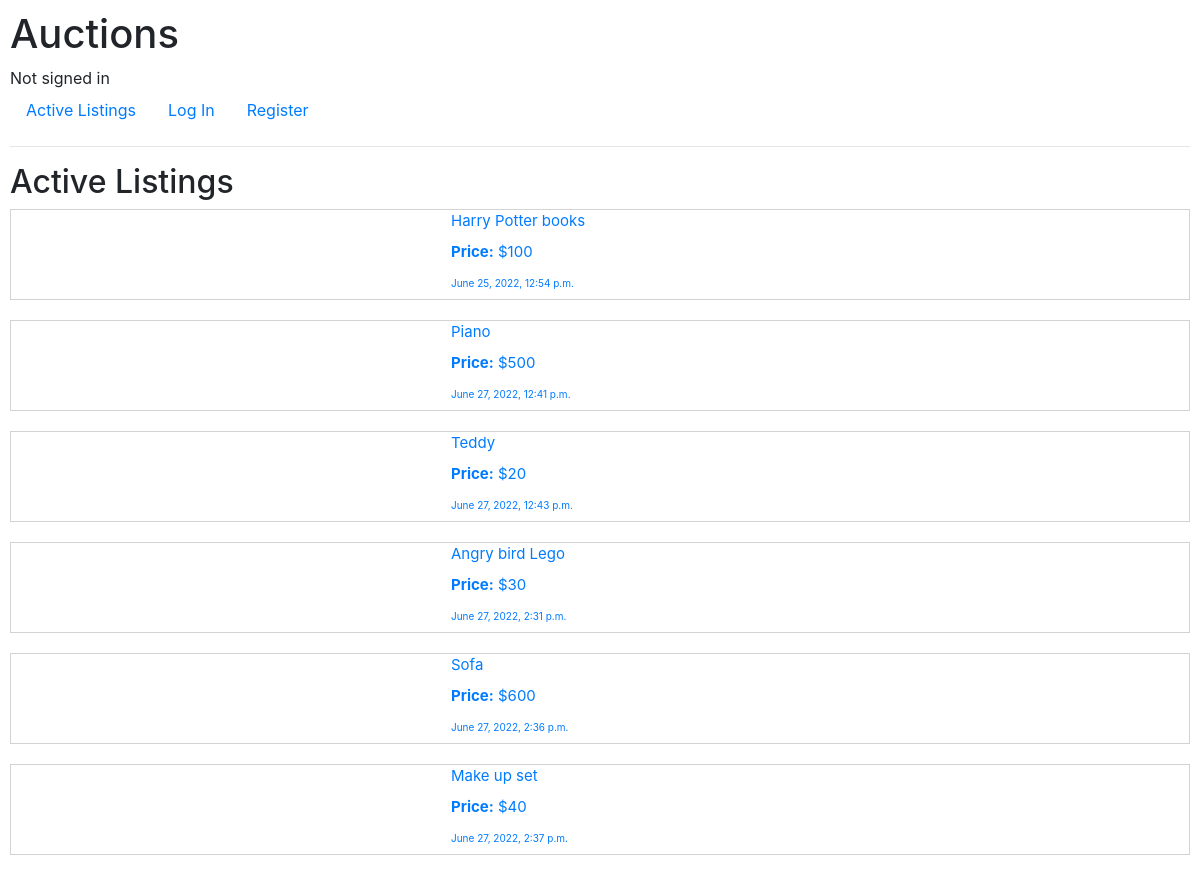
The page / on the database its author committed.
### auctions/models.py (models this page shows, shortened)
class Listing(models.Model):
    title = models.CharField(max_length=64)
    description = models.CharField(max_length=130)
    image_url = models.CharField(max_length=64, blank=True)
    amount = models.IntegerField (default=0)
    category = models.ForeignKey(Category, default=0 , blank=True , on_delete= models.PROTECT, related_name="listings")
    is_active = models.BooleanField(default=True)
    created_date = models.DateTimeField(default=datetime.now, blank=True)
    created_by  = models.ForeignKey('User', default= None, on_delete=models.CASCADE, related_name="listings")

### auctions/views.py (the view)
# urls.py: path("", views.index, name="index"),
def index(request):
    watchlist=None
    if request.user.is_authenticated:
        watchlist=request.user.watchlist.filter(is_active=True)
    return render(request, "auctions/index.html",{
        "listings":Listing.objects.filter(is_active= True),
        "watchlist": watchlist
    })

### auctions/templates/auctions/index.html (shortened to what this page needs)
{% extends "auctions/layout.html" %}
{% block body %}
    <h2>Active Listings</h2>
    {% for listing in listings%}
    <a href="{% url 'listing' listing.id %}">
        <div class="listing" style="display: flex; border-width:1px;
        border-style:solid;
        border-color:lightgray;">
            <div style="width: 400px; align-content:center;">
            </div>
            <div style="padding-left: 40px; font-size: 15px;"">
                <label >{{listing.title}}  </label>
                <br>
                <label style=" font-weight: bold; ">Price:</label>  ${{listing.amount}}
                <br>
                <label style="font-size: 10px;" ">  {{listing.created_date}}
            </div>
        </div>
    </a>
    {% empty %}
        <div>
            No Listings
        </div>
    {% endfor %}
{% endblock %}

### auctions/templates/auctions/layout.html (shortened to what this page needs)
{% load static %}
<!DOCTYPE html>
<html lang="en">
    <head>
        <link rel="stylesheet" href="https://stackpath.bootstrapcdn.com/bootstrap/4.4.1/css/bootstrap.min.css">
        <link href="{% static 'auctions/styles.css' %}" rel="stylesheet">
    </head>
    <body>
        <h1>Auctions</h1>
        <div>
            {% if user.is_authenticated %}
                Signed in as <strong>{{ user.username }}</strong>
            {% else %}
                Not signed in
            {% endif %}
        </div>
        <ul class="nav">
            <li class="nav-item">
               <a class="nav-link" href="{% url 'index' %}">Active Listings</a>
            </li>
            {% if user.is_authenticated %}
                <li class="nav-item">
                    <a class="nav-link" href="{% url 'logout' %}">Log Out</a>
                </li>
            {% else %}
                <li class="nav-item">
                    <a class="nav-link" href="{% url 'login' %}">Log In</a>
                </li>
                <li class="nav-item">
                    <a class="nav-link" href="{% url 'register' %}">Register</a>
                </li>
            {% endif %}
        </ul>
        <hr>
        {% block body %}
        {% endblock %}
    </body>
</html>

### auctions/static/auctions/styles.css (style rules this page uses)
body { padding: 10px; }

### rows shown on the page
Listing: title "Harry Potter books", amount "100", created_date "June 25, 2022, 12:54 p.m."
Listing: title "Piano", amount "500", created_date "June 27, 2022, 12:41 p.m."
Listing: title "Teddy", amount "20", created_date "June 27, 2022, 12:43 p.m."
Listing: title "Angry bird Lego", amount "30", created_date "June 27, 2022, 2:31 p.m."
Listing: title "Sofa", amount "600", created_date "June 27, 2022, 2:36 p.m."
Listing: title "Make up set", amount "40", created_date "June 27, 2022, 2:37 p.m."
